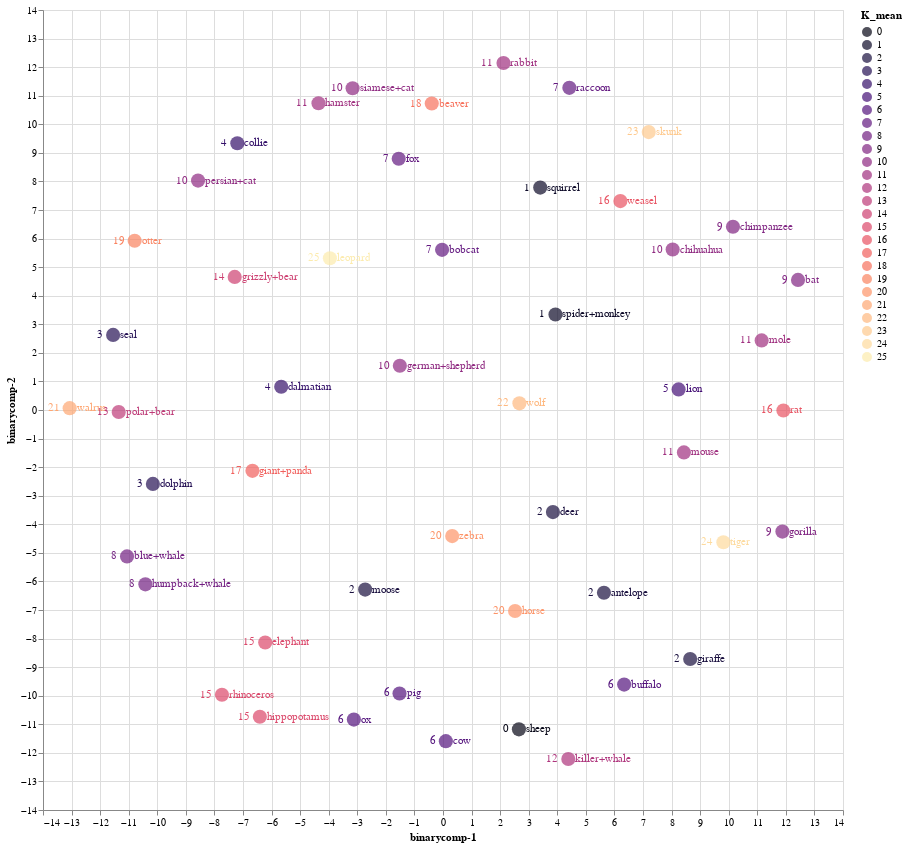

Write notebook code for a chart like this one.
### Code cell
source = tsne_binary_df1

points = alt.Chart(source).mark_circle(size=200).encode(
    x='binarycomp-1:Q',
    y='binarycomp-2:Q',
    color=alt.Color('K_mean:N', scale=alt.Scale(scheme='Magma'))
    ).properties(
    width=800,
    height=800
)

text1 = points.mark_text(
    align='left',
    baseline='middle',
    dx=7
).encode(
    text='index:N'
)

text2 = points.mark_text(
    align='right',
    baseline='middle',
    dx=-10
).encode(
    text='K_mean:N'
)

points.interactive() + text1 + text2

### Figure 1 — Vega-Lite specification as saved in the notebook (floating-point values rounded to 4 significant figures)
{"config": {"view": {"continuousWidth": 400, "continuousHeight": 300}}, "layer": [{"mark": {"type": "circle", "size": 200}, "encoding": {"color": {"field": "K_mean", "scale": {"scheme": "Magma"}, "type": "nominal"}, "x": {"field": "binarycomp-1", "type": "quantitative"}, "y": {"field": "binarycomp-2", "type": "quantitative"}}, "height": 800, "selection": {"selector021": {"type": "interval", "bind": "scales", "encodings": ["x", "y"]}}, "width": 800}, {"mark": {"type": "text", "align": "left", "baseline": "middle", "dx": 7}, "encoding": {"color": {"field": "K_mean", "scale": {"scheme": "Magma"}, "type": "nominal"}, "text": {"field": "index", "type": "nominal"}, "x": {"field": "binarycomp-1", "type": "quantitative"}, "y": {"field": "binarycomp-2", "type": "quantitative"}}, "height": 800, "width": 800}, {"mark": {"type": "text", "align": "right", "baseline": "middle", "dx": -10}, "encoding": {"color": {"field": "K_mean", "scale": {"scheme": "Magma"}, "type": "nominal"}, "text": {"field": "K_mean", "type": "nominal"}, "x": {"field": "binarycomp-1", "type": "quantitative"}, "y": {"field": "binarycomp-2", "type": "quantitative"}}, "height": 800, "width": 800}], "data": {"name": "data-4fc851c5c7abf67ba9ca6b66fcfebb62"}, "$schema": "https://vega.github.io/schema/vega-lite/v4.17.0.json", "datasets": {"data-4fc851c5c7abf67ba9ca6b66fcfebb62": [{"binarycomp-1": 5.633, "binarycomp-2": -6.396, "index": "antelope", "order": "ARTIODACTYLA", "family": "BOVIDAE", "K_mean": 2}, {"binarycomp-1": -7.29, "binarycomp-2": 4.658, "index": "grizzly+bear", "order": "CARNIVORA", "family": "URSIDAE", "K_mean": 14}, {"binarycomp-1": 4.386, "binarycomp-2": -12.21, "index": "killer+whale", "order": "ARTIODACTYLA", "family": "DELPHINIDAE", "K_mean": 12}, {"binarycomp-1": -0.3936, "binarycomp-2": 10.73, "index": "beaver", "order": "RODENTIA", "family": "APLODONTIIDAE", "K_mean": 18}, {"binarycomp-1": -5.662, "binarycomp-2": 0.8129, "index": "dalmatian", "order": "CARNIVORA", "family": "CANIDAE", "K_mean": 4}, {"binarycomp-1": -8.573, "binarycomp-2": 8.029, "index": "persian+cat", "order": "CARNIVORA", "family": "FELIDAE", "K_mean": 10}, {"binarycomp-1": 2.523, "binarycomp-2": -7.034, "index": "horse", "order": "PERISSODACTYLA", "family": "EQUIDAE", "K_mean": 20}, {"binarycomp-1": -1.51, "binarycomp-2": 1.55, "index": "german+shepherd", "order": "CARNIVORA", "family": "CANIDAE", "K_mean": 10}, {"binarycomp-1": -11.06, "binarycomp-2": -5.123, "index": "blue+whale", "order": "ARTIODACTYLA", "family": "BALAENOPTERIDAE", "K_mean": 8}, {"binarycomp-1": -3.164, "binarycomp-2": 11.26, "index": "siamese+cat", "order": "CARNIVORA", "family": "FELIDAE", "K_mean": 10}, {"binarycomp-1": 7.201, "binarycomp-2": 9.728, "index": "skunk", "order": "CARNIVORA", "family": "MEPHITIDAE", "K_mean": 23}, {"binarycomp-1": 11.15, "binarycomp-2": 2.436, "index": "mole", "order": "EULIPOTYPHLA", "family": "TALPIDAE", "K_mean": 11}, {"binarycomp-1": 9.814, "binarycomp-2": -4.627, "index": "tiger", "order": "CARNIVORA", "family": "FELIDAE", "K_mean": 24}, {"binarycomp-1": -6.41, "binarycomp-2": -10.74, "index": "hippopotamus", "order": "ARTIODACTYLA", "family": "HIPPOPOTAMIDAE", "K_mean": 15}, {"binarycomp-1": -3.958, "binarycomp-2": 5.311, "index": "leopard", "order": "CARNIVORA", "family": "FELIDAE", "K_mean": 25}, {"binarycomp-1": -2.724, "binarycomp-2": -6.286, "index": "moose", "order": "ARTIODACTYLA", "family": "CERVIDAE", "K_mean": 2}, {"binarycomp-1": 3.937, "binarycomp-2": 3.344, "index": "spider+monkey", "order": "PRIMATES", "family": "ATELIDAE", "K_mean": 1}, {"binarycomp-1": -10.42, "binarycomp-2": -6.101, "index": "humpback+whale", "order": "ARTIODACTYLA", "family": "BALAENOPTERIDAE", "K_mean": 8}, {"binarycomp-1": -6.223, "binarycomp-2": -8.137, "index": "elephant", "order": "PROBOSCIDEA", "family": "ELEPHANTIDAE", "K_mean": 15}, {"binarycomp-1": 11.88, "binarycomp-2": -4.257, "index": "gorilla", "order": "PRIMATES", "family": "HOMINIDAE", "K_mean": 9}, {"binarycomp-1": -3.12, "binarycomp-2": -10.84, "index": "ox", "order": "ARTIODACTYLA", "family": "BOVIDAE", "K_mean": 6}, {"binarycomp-1": -1.55, "binarycomp-2": 8.794, "index": "fox", "order": "CARNIVORA", "family": "CANIDAE", "K_mean": 7}, {"binarycomp-1": 2.657, "binarycomp-2": -11.18, "index": "sheep", "order": "ARTIODACTYLA", "family": "BOVIDAE", "K_mean": 0}, {"binarycomp-1": -11.55, "binarycomp-2": 2.628, "index": "seal", "order": "CARNIVORA", "family": "PHOCIDAE", "K_mean": 3}, {"binarycomp-1": 10.15, "binarycomp-2": 6.414, "index": "chimpanzee", "order": "PRIMATES", "family": "HOMINIDAE", "K_mean": 9}, {"binarycomp-1": -4.358, "binarycomp-2": 10.74, "index": "hamster", "order": "RODENTIA", "family": "CRICETIDAE", "K_mean": 11}, {"binarycomp-1": 3.403, "binarycomp-2": 7.784, "index": "squirrel", "order": "RODENTIA", "family": "SCIURIDAE", "K_mean": 1}, {"binarycomp-1": -7.736, "binarycomp-2": -9.966, "index": "rhinoceros", "order": "PERISSODACTYLA", "family": "RHINOCEROTIDAE", "K_mean": 15}, {"binarycomp-1": 2.117, "binarycomp-2": 12.15, "index": "rabbit", "order": "LAGOMORPHA", "family": "LEPORIDAE", "K_mean": 11}, {"binarycomp-1": 12.43, "binarycomp-2": 4.554, "index": "bat", "order": "CHIROPTERA", "family": "PHYLLOSTOMIDAE", "K_mean": 9}, {"binarycomp-1": 8.651, "binarycomp-2": -8.714, "index": "giraffe", "order": "ARTIODACTYLA", "family": "GIRAFFIDAE", "K_mean": 2}, {"binarycomp-1": 2.674, "binarycomp-2": 0.2336, "index": "wolf", "order": "CARNIVORA", "family": "CANIDAE", "K_mean": 22}, {"binarycomp-1": 8.038, "binarycomp-2": 5.616, "index": "chihuahua", "order": "CARNIVORA", "family": "CANIDAE", "K_mean": 10}, {"binarycomp-1": 11.91, "binarycomp-2": -0.01652, "index": "rat", "order": "RODENTIA", "family": "CRICETIDAE", "K_mean": 16}, {"binarycomp-1": 6.208, "binarycomp-2": 7.312, "index": "weasel", "order": "CARNIVORA", "family": "MUSTELIDAE", "K_mean": 16}, {"binarycomp-1": -10.79, "binarycomp-2": 5.925, "index": "otter", "order": "CARNIVORA", "family": "MUSTELIDAE", "K_mean": 19}, {"binarycomp-1": 6.34, "binarycomp-2": -9.611, "index": "buffalo", "order": "ARTIODACTYLA", "family": "BOVIDAE", "K_mean": 6}, {"binarycomp-1": 0.3223, "binarycomp-2": -4.413, "index": "zebra", "order": "PERISSODACTYLA", "family": "EQUIDAE", "K_mean": 20}, {"binarycomp-1": -6.669, "binarycomp-2": -2.13, "index": "giant+panda", "order": "CARNIVORA", "family": "URSIDAE", "K_mean": 17}, {"binarycomp-1": 3.847, "binarycomp-2": -3.572, "index": "deer", "order": "ARTIODACTYLA", "family": "CERVIDAE", "K_mean": 2}, {"binarycomp-1": -0.03207, "binarycomp-2": 5.605, "index": "bobcat", "order": "CARNIVORA", "family": "FELIDAE", "K_mean": 7}, {"binarycomp-1": -1.521, "binarycomp-2": -9.922, "index": "pig", "order": "ARTIODACTYLA", "family": "SUIDAE", "K_mean": 6}, {"binarycomp-1": 8.247, "binarycomp-2": 0.7201, "index": "lion", "order": "CARNIVORA", "family": "FELIDAE", "K_mean": 5}, {"binarycomp-1": 8.432, "binarycomp-2": -1.483, "index": "mouse", "order": "RODENTIA", "family": "CRICETIDAE", "K_mean": 11}, {"binarycomp-1": -11.35, "binarycomp-2": -0.06901, "index": "polar+bear", "order": "CARNIVORA", "family": "URSIDAE", "K_mean": 13}, {"binarycomp-1": -7.198, "binarycomp-2": 9.335, "index": "collie", "order": "CARNIVORA", "family": "CANIDAE", "K_mean": 4}, {"binarycomp-1": -13.07, "binarycomp-2": 0.06371, "index": "walrus", "order": "CARNIVORA", "family": "ODOBENIDAE", "K_mean": 21}, {"binarycomp-1": 4.422, "binarycomp-2": 11.28, "index": "raccoon", "order": "CARNIVORA", "family": "PROCYONIDAE", "K_mean": 7}, {"binarycomp-1": 0.09944, "binarycomp-2": -11.59, "index": "cow", "order": "ARTIODACTYLA", "family": "BOVIDAE", "K_mean": 6}, {"binarycomp-1": -10.15, "binarycomp-2": -2.588, "index": "dolphin", "order": "ARTIODACTYLA", "family": "DELPHINIDAE", "K_mean": 3}]}}
